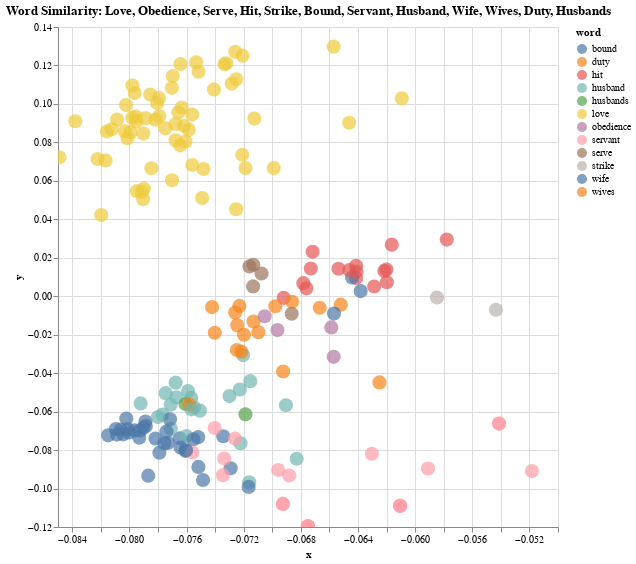

Notebook cell for this chart:
### Markdown cell above
We can put the code from the previous few sections into a single cell and plot the BERT word embeddings for any list of words. Let's look at the words "nature," "religion," "science," and "art."

### Code cell
# List of keywords that you want to compare
keywords = ['love', 'obedience', 'serve','hit','strike','bound','servant','husband','wife','wives','duty','husbands']

# How to color the points in the plot. The other option is "period" for time period
color_by = 'word'

# Get all word positions
word_positions = get_word_positions(keywords)

# Get all contexts around the words
keyword_contexts = []
keyword_contexts_tokens = []
words = []

for position in word_positions:
  words.append(word_lookup[all_word_ids[position]])
  keyword_contexts.append(get_context_clean(position))
  keyword_contexts_tokens.append(get_context(position))

# Reduce word vectors with PCA
pca = PCA(n_components=2)
pca.fit(all_word_vectors[word_positions,:].T)

# Make a DataFrame with PCA results
df_2 = pd.DataFrame({"x": pca.components_[0,:], "y": pca.components_[1,:],
                   "context": keyword_contexts, "tokens": keyword_contexts_tokens, "word": words})
# Match original text and metadata
#df_2[['title', 'author', 'period', 'link']] = df_2.apply(find_original_poem, axis='columns', result_type='expand')
#df_2[['title', 'author', 'period', 'link']] = df_2.apply(find_original_poem)

# Rename columns so that the context shows up as the "title" in the tooltip (bigger and bolded)
#df_2 = df_2.rename(columns={'title': 'poem_title', 'context': 'title'})

# Match original text and metadata
df_2[['title', 'speaker_gender', 'speaker', 'act']] = df_2.apply(find_original_poem, axis='columns', result_type='expand')

# Rename columns so that the context shows up as the "title" in the tooltip (bigger and bolded)
df_2 = df_2.rename(columns={'title': 'poem_title', 'context': 'title'})


# Make the plot
alt.Chart(df_2, title=f"Word Similarity: {', '.join(keywords).title()}").mark_circle(size=200).encode(
    alt.X('x',
        scale=alt.Scale(zero=False)
    ), y="y",
    color= color_by,
    tooltip=['title','speaker_gender', 'speaker', 'act', 'poem_title']
    ).interactive().properties(
    width=500,
    height=500
)
    
    #do the same but seperate out the two texts?

### Figure 1 — Vega-Lite specification as saved in the notebook (floating-point values rounded to 4 significant figures; data arrays with more than 128 entries replaced by an {"elided": "..."} marker saying what was removed)
{"config": {"view": {"continuousWidth": 400, "continuousHeight": 300}}, "data": {"name": "data-f91023603370fc89e9c1ef3b1ac2e3c0"}, "mark": {"type": "circle", "size": 200}, "encoding": {"color": {"field": "word", "type": "nominal"}, "tooltip": [{"field": "title", "type": "nominal"}, {"field": "speaker_gender", "type": "nominal"}, {"field": "speaker", "type": "nominal"}, {"field": "act", "type": "nominal"}, {"field": "poem_title", "type": "nominal"}], "x": {"field": "x", "scale": {"zero": false}, "type": "quantitative"}, "y": {"field": "y", "type": "quantitative"}}, "height": 500, "selection": {"selector005": {"type": "interval", "bind": "scales", "encodings": ["x", "y"]}}, "title": "Word Similarity: Love, Obedience, Serve, Hit, Strike, Bound, Servant, Husband, Wife, Wives, Duty, Husbands", "width": 500, "$schema": "https://vega.github.io/schema/vega-lite/v4.17.0.json", "datasets": {"data-f91023603370fc89e9c1ef3b1ac2e3c0": {"elided": "186 records"}}}
